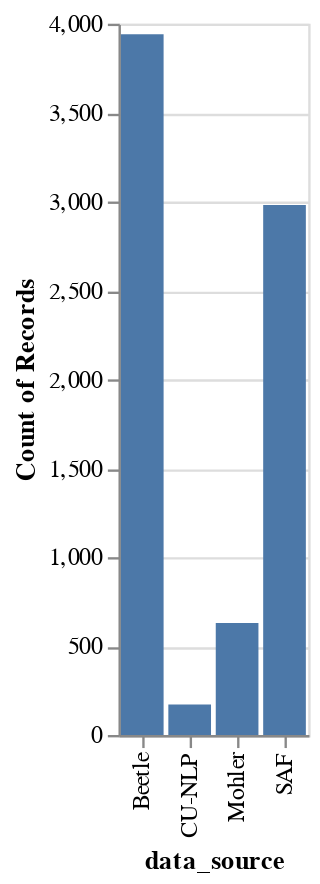

Write notebook code for a chart like this one.
### Code cell
df_combined['data_source'] = pd.Categorical(df_combined.data_source)

alt.Chart(df_combined).mark_bar().encode(
    alt.X("data_source"),
    y='count()',
)

### Figure 1 — Vega specification as saved in the notebook (floating-point values rounded to 4 significant figures)
{"$schema": "https://vega.github.io/schema/vega/v5.json", "data": [{"name": "source_0", "values": [{"__count": 3941, "data_source": "Beetle"}, {"__count": 2981, "data_source": "SAF"}, {"__count": 630, "data_source": "Mohler"}, {"__count": 171, "data_source": "CU-NLP"}]}, {"name": "source_0_x_domain_data_source", "values": [{"data_source": "Beetle"}, {"data_source": "SAF"}, {"data_source": "Mohler"}, {"data_source": "CU-NLP"}]}, {"name": "source_0_y_domain___count", "values": [{"min": 171, "max": 3941}]}], "signals": [{"name": "x_step", "value": 20}, {"name": "width", "update": "bandspace(domain('x').length, 0.1, 0.05) * x_step"}], "marks": [{"type": "rect", "name": "marks", "from": {"data": "source_0"}, "encode": {"update": {"y2": {"value": 0, "scale": "y"}, "fill": {"value": "#4c78a8"}, "x": {"field": "data_source", "scale": "x"}, "width": {"signal": "max(0.25, bandwidth('x'))"}, "y": {"field": "__count", "scale": "y"}}}, "style": ["bar"]}], "scales": [{"name": "x", "type": "band", "domain": {"data": "source_0_x_domain_data_source", "field": "data_source", "sort": true}, "range": {"step": {"signal": "x_step"}}, "paddingOuter": 0.05, "paddingInner": 0.1}, {"name": "y", "type": "linear", "domain": [{"signal": "(data(\"source_0_y_domain___count\")[0] || {}).min"}, {"signal": "(data(\"source_0_y_domain___count\")[0] || {}).max"}], "range": [{"signal": "height"}, 0], "nice": true, "zero": true}], "axes": [{"scale": "y", "maxExtent": 0, "tickCount": {"signal": "ceil(height/40)"}, "aria": false, "minExtent": 0, "orient": "left", "gridScale": "x", "grid": true, "domain": false, "labels": false, "zindex": 0, "ticks": false}, {"scale": "x", "labelAngle": 270, "labelBaseline": "middle", "zindex": 0, "labelAlign": "right", "grid": false, "orient": "bottom", "title": "data_source"}, {"scale": "y", "grid": false, "title": "Count of Records", "labelOverlap": true, "tickCount": {"signal": "ceil(height/40)"}, "orient": "left", "zindex": 0}], "style": "cell", "height": 300, "background": "white", "padding": 5}
